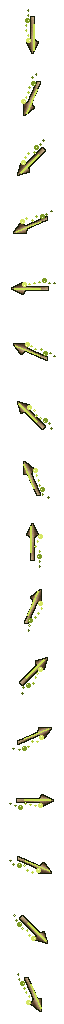
#> input picture Packaging/resources/oracool_assets/missiles/acid_javelin.png, 64 x 1024 px, given in place of ember_mine_a_idle_01.png, which was not available
$ python BuildFireSheets.py ../Packaging/resources/oracool_assets/missiles/acid_javelin.png ../Packaging/resources/oracool_assets/missiles/ashen_burst.png
#> lines starting #> are read from the running program, lines starting #| are printed output that depends on the picture; pictures that were not available may be replaced by others from this repository, and a replacement may not be noted
"""The Sorcerer's fire redesign sheets (user, 2026-10-01).

Input: "Resources/02. Oracooll Assets/Sorc Skills/Fire Spells/" and the game's own ui/aura_holy_fire.png.
Output, in Packaging/resources/oracool_assets/missiles/:
  ember_mine.png     the user's mine A: 8 frames of 128x64 on a green screen, keyed, the stone locked to one colour
                     across frames (its per-frame palettes made it shimmer), at half size (the user's 50% pick): 8 x 64x32;
  furnace_mouth.png  the user's furnace at 35% (no larger than Frozen Sentinel, dev note 2026-10-01), 8 rows (S, SW, W, NW, N, NE, E, SE - the engine's order), one 448x320 frame each,
                     the floor at (224, 160);
  furnace_flame.png  its flame, the same rows and anchor, three tiles along each facing;
  ashen_ring.png     aura_holy_fire at 448x224 - the 3 tiles round Ashen Brand's cursor - its soft glow an ordered dither
                     (the engine draws no partial alpha; the game fades it in and out with the missile's alpha).

Usage: python tools/BuildFireSheets.py <Fire Spells folder> <oracool_assets folder>
Needs Pillow and numpy.
"""
import os
import sys

import numpy as np
from PIL import Image

SRC, ASSETS = sys.argv[1], sys.argv[2]
MISSILES = os.path.join(ASSETS, "missiles")
BAYER4 = np.array([[0, 8, 2, 10], [12, 4, 14, 6], [3, 11, 1, 9], [15, 7, 13, 5]], dtype=np.float32) / 16.0 + 1 / 32.0


def key(rgb):
    """The green screen out and its fringe despilled: RGBA."""
    a = rgb.astype(int)
    r, g, b = a[..., 0], a[..., 1], a[..., 2]
#> r: shape (1024, 64) int64; 143 distinct labels, from 0 to 255
#> g: shape (1024, 64) int64; 142 distinct labels, from 0 to 255
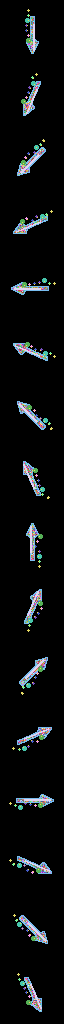
#> b: shape (1024, 64) int64; 120 distinct labels, from 0 to 208; one colour per label, 0 black
    greenness = g - np.maximum(r, b)
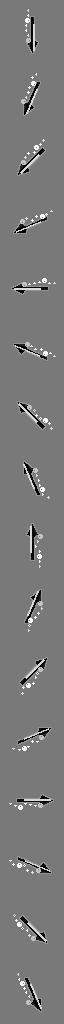
#> greenness: shape (1024, 64) int64; min -28, max 31, mean 0.2; drawn with min black and max white
    vis = greenness <= 60
#> vis: shape (1024, 64) bool; every value is 1
    a[..., 1] = np.where(greenness > 0, np.maximum(r, b), g)
#> a: shape (1024, 64, 3) int64; mean R, G, B 9.1, 8.5, 4.4
    out = np.zeros(a.shape[:2] + (4,), np.uint8)
    out[..., :3] = np.clip(a, 0, 255)
    out[..., 3] = np.where(vis, 255, 0)
    out[~vis, :3] = 0
    return out


def save(rgba, name, limit=255):
    path = os.path.join(MISSILES, name)
    opaque = rgba[..., 3] >= 128
    colours = {tuple(p) for p in rgba[..., :3][opaque]}
    if len(colours) > limit:
        q = Image.fromarray(np.ascontiguousarray(rgba[..., :3])).quantize(limit - 5, method=Image.Quantize.MEDIANCUT, dither=Image.Dither.NONE).convert("RGB")
        rgba = rgba.copy()
        rgba[..., :3] = np.where(opaque[..., None], np.asarray(q), 0)
        colours = {tuple(p) for p in rgba[..., :3][opaque]}
    rgba[..., 3] = np.where(opaque, 255, 0)
    Image.fromarray(rgba, "RGBA").save(path, optimize=True)
    print(f"{name}: {rgba.shape[1]}x{rgba.shape[0]}, {len(colours)} colours")


# Ember Mine: keyed, locked, halved.
frames = [key(np.asarray(Image.open(os.path.join(SRC, "Ember Mine", "A Idle 8", f"ember_mine_a_idle_{i:02d}.png")).convert("RGB"))) for i in range(1, 9)]
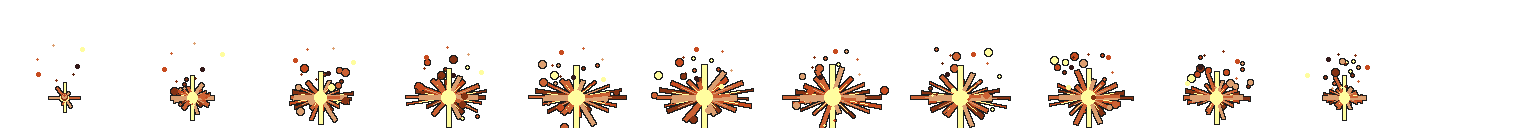
#> input picture Packaging/resources/oracool_assets/missiles/ashen_burst.png, 1536 x 128 px, given in place of ember_mine_a_idle_02.png, which was not available
#> in key (call 2), `r, g, b = a[..., 0], a[..., 1], a[..., 2]`:
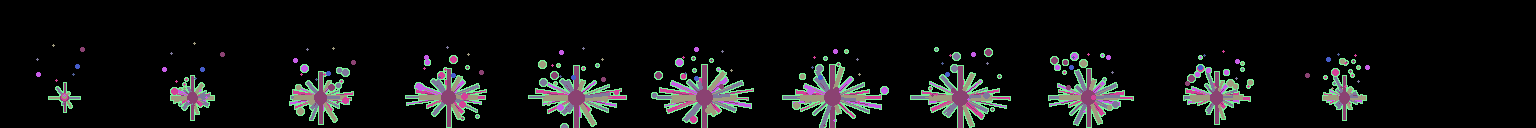
#> r: shape (128, 1536) int64; 9 distinct labels, from 0 to 255; one colour per label, 0 black
#> in key (call 2), `r, g, b = a[..., 0], a[..., 1], a[..., 2]`:
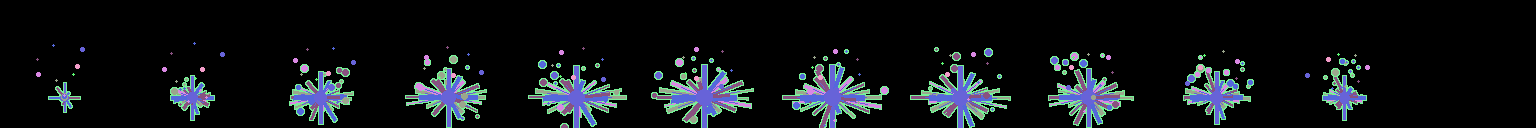
#> g: shape (128, 1536) int64; 9 distinct labels, from 0 to 253; one colour per label, 0 black
#> in key (call 2), `r, g, b = a[..., 0], a[..., 1], a[..., 2]`:
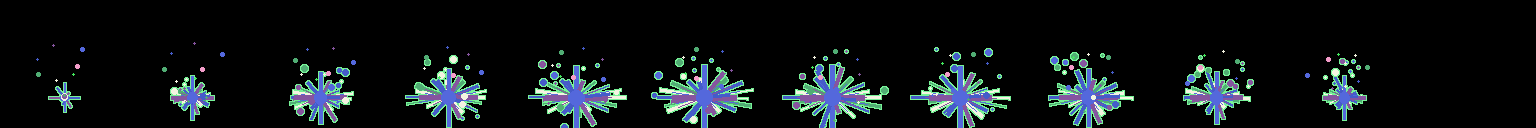
#> b: shape (128, 1536) int64; 9 distinct labels, from 0 to 159; one colour per label, 0 black
#> in key (call 2), `greenness = g - np.maximum(r, b)`:
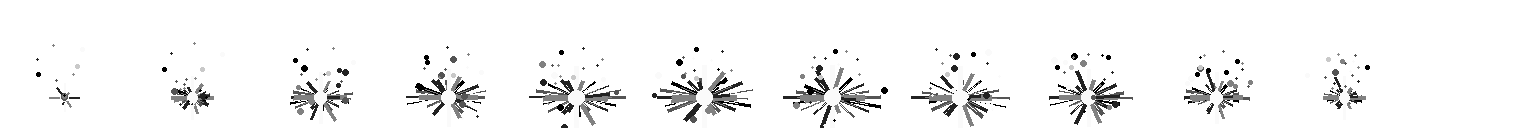
#> greenness: shape (128, 1536) int64; min -124, max 0, mean -5.13; drawn with min black and max white
#> in key (call 2), `vis = greenness <= 60`: vis: shape (128, 1536) bool; every value is 1
#> (the run stopped early here; a loop or call above may not have finished)
